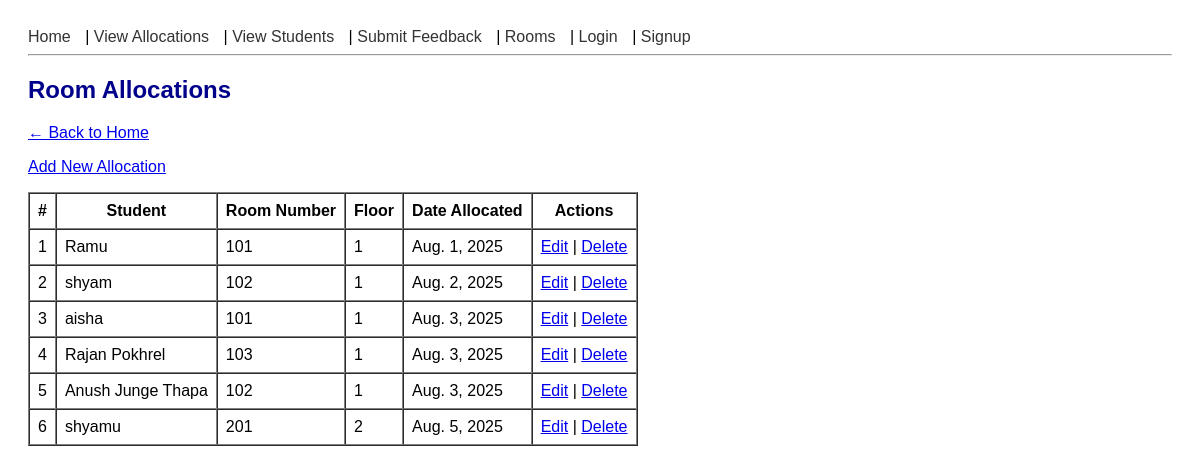
The app's page /allocations/view/, older data.
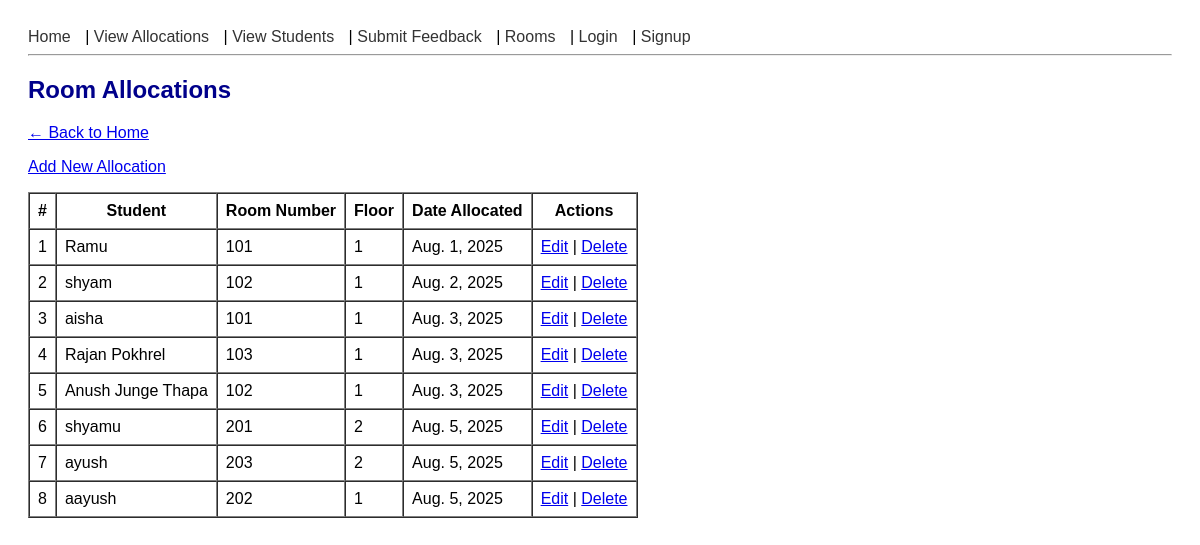
The same page, newer data.
### rooms/models.py (models this page shows, shortened)
class Allocation(models.Model):
    student = models.ForeignKey(Student, on_delete=models.CASCADE)
    room = models.ForeignKey(Room, on_delete=models.CASCADE)
    date_allocated = models.DateField(auto_now_add=True)

class Student(models.Model):
    name = models.CharField(max_length=100)
    email = models.EmailField()
    contact = models.CharField(max_length=10)
    address = models.CharField(max_length=255)
    roll_number = models.CharField(max_length=20, blank=True)
    image = models.ImageField(upload_to='student_images/', blank=True, null=True)  # added image field

class Room(models.Model):
    ROOM_TYPES = [
        ('Single', 'Single'),
        ('Double', 'Double'),
        ('Suite', 'Suite'),
    ]
    STATUS_CHOICES = [
        ('Available', 'Available'),
        ('Occupied', 'Occupied'),
        ('Maintenance', 'Under Maintenance'),
    ]
    room_number = models.CharField(max_length=10)
    floor = models.IntegerField(default=1)
    capacity = models.IntegerField()
    room_type = models.CharField(max_length=10, choices=ROOM_TYPES, default='Single')
    status = models.CharField(max_length=15, choices=STATUS_CHOICES, default='Available')

### rooms/views.py (the view)
# urls.py: path('allocations/view/', views.view_allocations, name='view_allocations'),     # Optional detailed view
def view_allocations(request):
    allocations = Allocation.objects.select_related('student', 'room').all()
    return render(request, 'rooms/view_allocations.html', {'allocations': allocations})

### rooms/templates/rooms/view_allocations.html
{% extends 'rooms/base.html' %}
{% block content %}
  <h2>Room Allocations</h2>
  <p><a href="{% url 'home' %}">← Back to Home</a></p>
  <p><a href="{% url 'add_allocation' %}">Add New Allocation</a></p>
  <table border="1" cellpadding="8" cellspacing="0">
    <thead>
      <tr>
        <th>#</th>
        <th>Student</th>
        <th>Room Number</th>
        <th>Floor</th>
        <th>Date Allocated</th>
        <th>Actions</th>
      </tr>
    </thead>
    <tbody>
      {% for allocation in allocations %}
      <tr>
        <td>{{ forloop.counter }}</td>
        <td>{{ allocation.student.name }}</td>
        <td>{{ allocation.room.room_number }}</td>
        <td>{{ allocation.room.floor }}</td>
        <td>{{ allocation.date_allocated }}</td>
        <td>
          <a href="{% url 'edit_allocation' allocation.pk %}">Edit</a> |
          <a href="{% url 'delete_allocation' allocation.pk %}">Delete</a>
        </td>
      </tr>
      {% empty %}
      <tr>
        <td colspan="6">No allocations found.</td>
      </tr>
      {% endfor %}
    </tbody>
  </table>
{% endblock %}

Row changes from the older to the newer data that the page shows:
added Allocation: student.name "ayush", room.room_number "203", room.floor "2", date_allocated "Aug. 5, 2025"
added Allocation: student.name "aayush", room.room_number "202", room.floor "1", date_allocated "Aug. 5, 2025"
